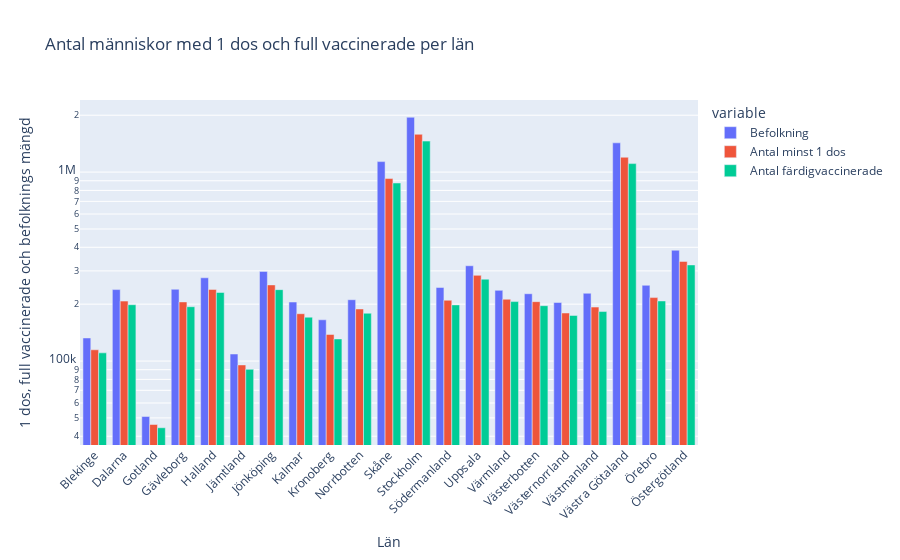

The notebook cell saved with this chart:
### Code cell
fig = px.bar(län_vaccine_data, x="Län_namn", y=["Befolkning", "Antal minst 1 dos", "Antal färdigvaccinerade"], log_y=True, 
            title="Antal människor med 1 dos och full vaccinerade per län",
            labels={"Län_namn": "Län", "value": "1 dos, full vaccinerade och befolknings mängd"})
fig.update_layout(barmode="group", xaxis_tickangle=-45)
fig.show()
fig.write_html("visualizations/PeopleWith1DoseAndFullVaccinated.html")

### Figure 1 — Plotly figure (JSON) as saved in the notebook; plotly's stock layout.template omitted (floating-point values rounded to 4 significant figures)
{"data": [{"alignmentgroup": "True", "hovertemplate": "variable=Befolkning<br>Län=%{x}<br>1 dos, full vaccinerade och befolknings mängd=%{y}<extra></extra>", "legendgroup": "Befolkning", "marker": {"color": "#636efa", "pattern": {"shape": ""}}, "name": "Befolkning", "offsetgroup": "Befolkning", "orientation": "v", "showlegend": true, "textposition": "auto", "type": "bar", "x": ["Blekinge", "Dalarna", "Gotland", "Gävleborg", "Halland", "Jämtland", "Jönköping", "Kalmar", "Kronoberg", "Norrbotten", "Skåne", "Stockholm", "Södermanland", "Uppsala", "Värmland", "Västerbotten", "Västernorrland", "Västmanland", "Västra Götaland", "Örebro", "Östergötland"], "xaxis": "x", "y": [132463, 238920, 50863, 239812, 275840, 108953, 298157, 205281, 165291, 211129, 1136603, 1951266, 244962, 319391, 236675, 227145, 204091, 228378, 1428628, 251671, 385978], "yaxis": "y"}, {"alignmentgroup": "True", "hovertemplate": "variable=Antal minst 1 dos<br>Län=%{x}<br>1 dos, full vaccinerade och befolknings mängd=%{y}<extra></extra>", "legendgroup": "Antal minst 1 dos", "marker": {"color": "#EF553B", "pattern": {"shape": ""}}, "name": "Antal minst 1 dos", "offsetgroup": "Antal minst 1 dos", "orientation": "v", "showlegend": true, "textposition": "auto", "type": "bar", "x": ["Blekinge", "Dalarna", "Gotland", "Gävleborg", "Halland", "Jämtland", "Jönköping", "Kalmar", "Kronoberg", "Norrbotten", "Skåne", "Stockholm", "Södermanland", "Uppsala", "Värmland", "Västerbotten", "Västernorrland", "Västmanland", "Västra Götaland", "Örebro", "Östergötland"], "xaxis": "x", "y": [114711, 207596, 46143, 205563, 239400, 95357, 252915, 178030, 138254, 188604, 924401, 1584895, 209702, 284138, 212359, 206223, 179601, 193000, 1198310, 216725, 336692], "yaxis": "y"}, {"alignmentgroup": "True", "hovertemplate": "variable=Antal färdigvaccinerade<br>Län=%{x}<br>1 dos, full vaccinerade och befolknings mängd=%{y}<extra></extra>", "legendgroup": "Antal färdigvaccinerade", "marker": {"color": "#00cc96", "pattern": {"shape": ""}}, "name": "Antal färdigvaccinerade", "offsetgroup": "Antal färdigvaccinerade", "orientation": "v", "showlegend": true, "textposition": "auto", "type": "bar", "x": ["Blekinge", "Dalarna", "Gotland", "Gävleborg", "Halland", "Jämtland", "Jönköping", "Kalmar", "Kronoberg", "Norrbotten", "Skåne", "Stockholm", "Södermanland", "Uppsala", "Värmland", "Västerbotten", "Västernorrland", "Västmanland", "Västra Götaland", "Örebro", "Östergötland"], "xaxis": "x", "y": [110497, 198688, 44359, 193853, 230634, 90406, 238710, 170670, 130930, 179118, 875634, 1459095, 198260, 271144, 206427, 196346, 174331, 182788, 1108998, 207926, 322632], "yaxis": "y"}], "layout": {"barmode": "group", "legend": {"title": {"text": "variable"}, "tracegroupgap": 0}, "title": {"text": "Antal människor med 1 dos och full vaccinerade per län"}, "xaxis": {"anchor": "y", "domain": [0, 1], "tickangle": -45, "title": {"text": "Län"}}, "yaxis": {"anchor": "x", "domain": [0, 1], "title": {"text": "1 dos, full vaccinerade och befolknings mängd"}, "type": "log"}}}
